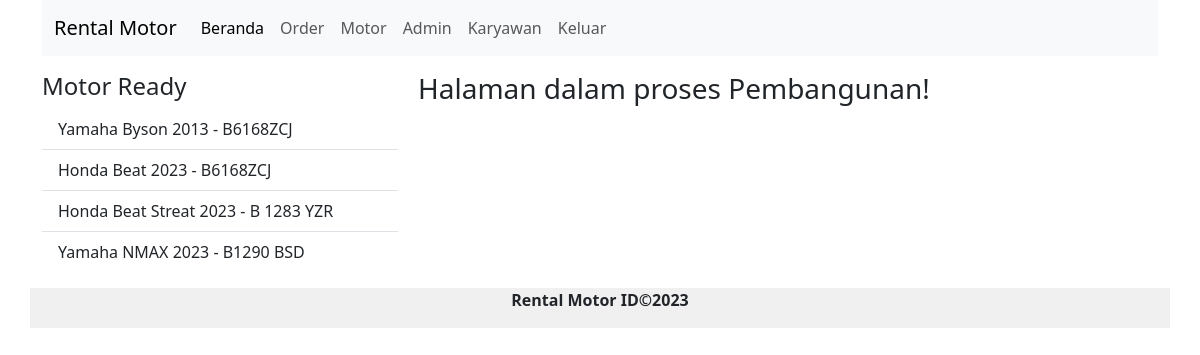
The app's page /index.php (signed in) with its own data.
### tables this page shows
CREATE TABLE `motor` (
  `id_motor` int(11) NOT NULL,
  `no_polisi` varchar(12) NOT NULL,
  `merk` varchar(90) NOT NULL,
  `tahun` varchar(10) NOT NULL,
  `harga` double NOT NULL,
  `s_motor` varchar(20) NOT NULL
);

### index.php (the view, shortened to what this page needs)
<!doctype html>
<html lang="en">
<head>
  <link href="https://cdn.jsdelivr.net/npm/bootstrap@5.3.2/dist/css/bootstrap.min.css" rel="stylesheet"
>
</head>
<body>
  <?php
  include("konek.php");
  ?>
  <div class="container">
    <div class="row">
      <div class="col-md-12">
        <nav class="navbar navbar-expand-lg bg-body-tertiary">
          <div class="container-fluid">
            <a class="navbar-brand" href="#">Rental Motor</a>
            <div class="collapse navbar-collapse" id="navbarSupportedContent">
              <ul class="navbar-nav me-auto mb-2 mb-lg-0">
                <li class="nav-item">
                  <a class="nav-link active" aria-current="page" href="#">Beranda</a>
                </li>
                <li class="nav-item">
                  <a class="nav-link" href="?x=order">Order</a>
                </li>
                <li class="nav-item">
                  <a class="nav-link" href="?x=motor">Motor</a>
                </li>
                <li class="nav-item">
                  <a class="nav-link" href="?x=admin">Admin</a>
                </li>
                <li class="nav-item">
                  <a class="nav-link" href="?x=karyawan">Karyawan</a>
                </li>
                <li class="nav-item dropdown">
                <li class="nav-item">
                  <a class="nav-link" href="?x=keluar">Keluar</a>
                </li>
                </li>
              </ul>
            </div>
          </div>
        </nav>
      </div>
    </div>
    <div class="row mt-3">
      <div class="col-md-4">
        <h4>Motor Ready</h4>
        <ul class="list-group list-group-flush">
          <?Php
          $cari = mysqli_query($konek, "select * from motor where s_motor='Tersedia'");
          while ($data = mysqli_fetch_array($cari)) {
            ?>
            <li class="list-group-item">
              <?php echo $data['merk'] . " " . $data['tahun'] . " - " . $data['no_polisi'] ?>
            </li>
            <?php
          }
          ?>
        </ul>
      </div>
      <div class="col-md-8 px-2">
        <?php include("kontrol.php"); ?>
      </div>
    </div>
    <div class="row mt-3">
      <div class="col-md-12 " style="background-color: #f0f0f0;">
        <b>
          <p class="text-center">Rental Motor ID&copy;2023</p>
        </b>
      </div>
    </div>
  </div>
</body>
</html>

### records on screen
motor: merk "Yamaha Byson", tahun "2013", no_polisi "B6168ZCJ"
motor: merk "Honda Beat", tahun "2023", no_polisi "B6168ZCJ"
motor: merk "Honda Beat Streat", tahun "2023", no_polisi "B 1283 YZR"
motor: merk "Yamaha NMAX", tahun "2023", no_polisi "B1290 BSD"
